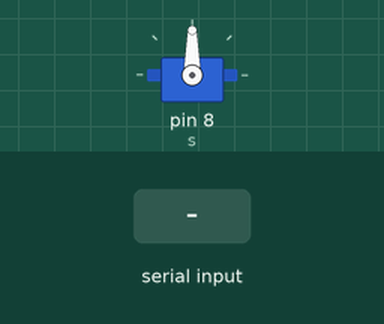
A sketch run on a simulated Arduino Uno, built with avr-gcc and run on an emulated ATmega328P. Shown: servo. Inputs (shaded band) come from the test bench. What the sketch prints to the serial monitor is not drawn.

Above: at 1.2 s.
1.3 s: "90,45\n" received over Serial
At 3.8 s:
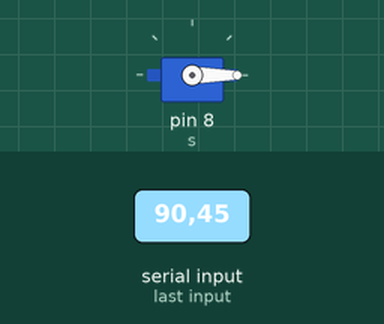
4.1 s: "30,150\n" received over Serial
At 5.1 s:
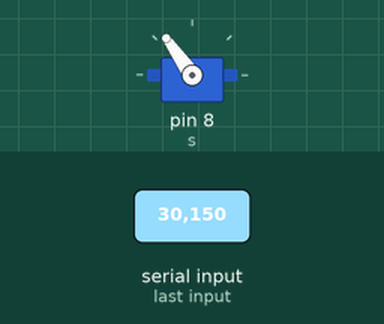
6.9 s: "200\n" received over Serial
At 7.8 s:
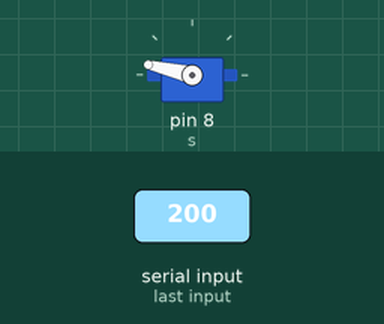
Timing chart, 0 to 9.9 s (numbered marks = the images above; inputs shaded):
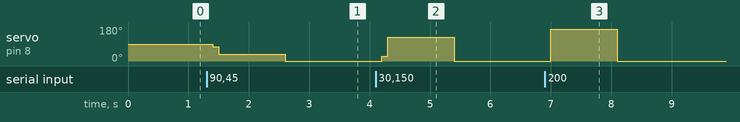

Measured:
- after the input at 1.3 s, servo on pin 8 (s): 90° → 75° after 0.10 s, → 37° 0.10 s later, → 0° 1.1 s later
- after the input at 4.1 s, servo on pin 8 (s): 0° → 25° after 0.10 s, → 125° 0.10 s later, → 0° 1.1 s later
- after the input at 6.9 s, servo on pin 8 (s): 0° → 167° after 0.10 s, → 0° 1.1 s later

The sketch:

3.servo_positioning.ino
```cpp
#include<Servo.h>
Servo s;
int c;
unsigned int angle;
void setup() {
  s.attach(8);
  //s.write(0);
  //delay(2000);
  Serial.begin(9600);
}
void loop() {

  //in each round it comes back to zero because the serial monitor itself will be giving that value
  //always initial angle by default for servo is 90 degree
  c=s.read();
  Serial.println(c);
  Serial.print("Enter angle: ");
  while(Serial.available()==0){
  } /* Exits loop only if a Serial data is received */
  delay(100);
  angle=Serial.parseInt();
  Serial.println(angle);
  angle=map(angle,0,180,0,151);  //this helps when value entered is more than 180 or less than 0
  s.write(angle);
}
```
